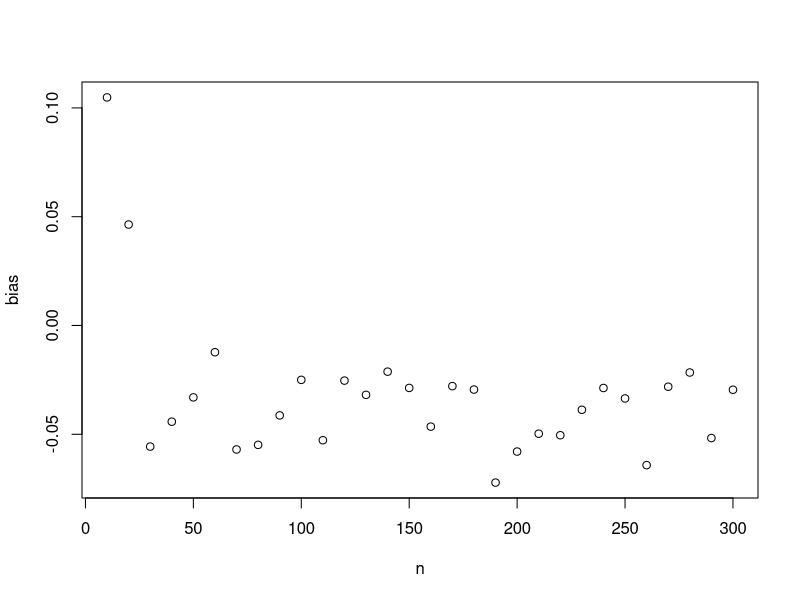
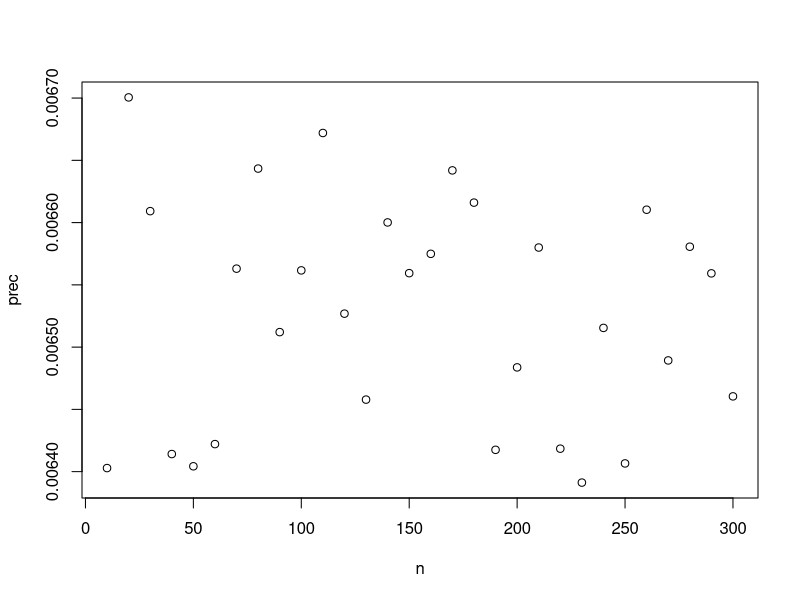

Here is the R script that generated these plots, in order:
## ---- chunk 1
a<-5
b<-0.003
n<-seq(10,300,by=10)
disp<-c(0,1,by=0.1)
combos<-expand.grid(
    n=n,
    disp=disp,
    rep=c(1:100),
    bias=0,
    prec=0)

for(i in 1:nrow(combos))
    {
    tl<-runif(n,800,1200)
    ln_eggs<-rnorm(combos$n[i],
        a+b*tl,
        combos$disp[i])
    eggs<- rpois(n,exp(ln_eggs))

    #plot(ln_eggs~tl)
    #plot(eggs~tl)
    fit<-glm(eggs~tl,family="poisson")

    combos$bias[i]<-mean((c(a,b)-coef(fit))/c(a,b))
    combos$prec[i]<-mean(sqrt(diag(vcov(fit)))/c(a,b))# relative std error
    }
library(plyr)   
xx<-ddply(combos,.(n,disp),summarize,
    bias=mean(bias),
    prec=mean(prec))
plot(bias~n,xx,subset=disp==1)
plot(prec~n,xx,subset=disp==1)
    
    
